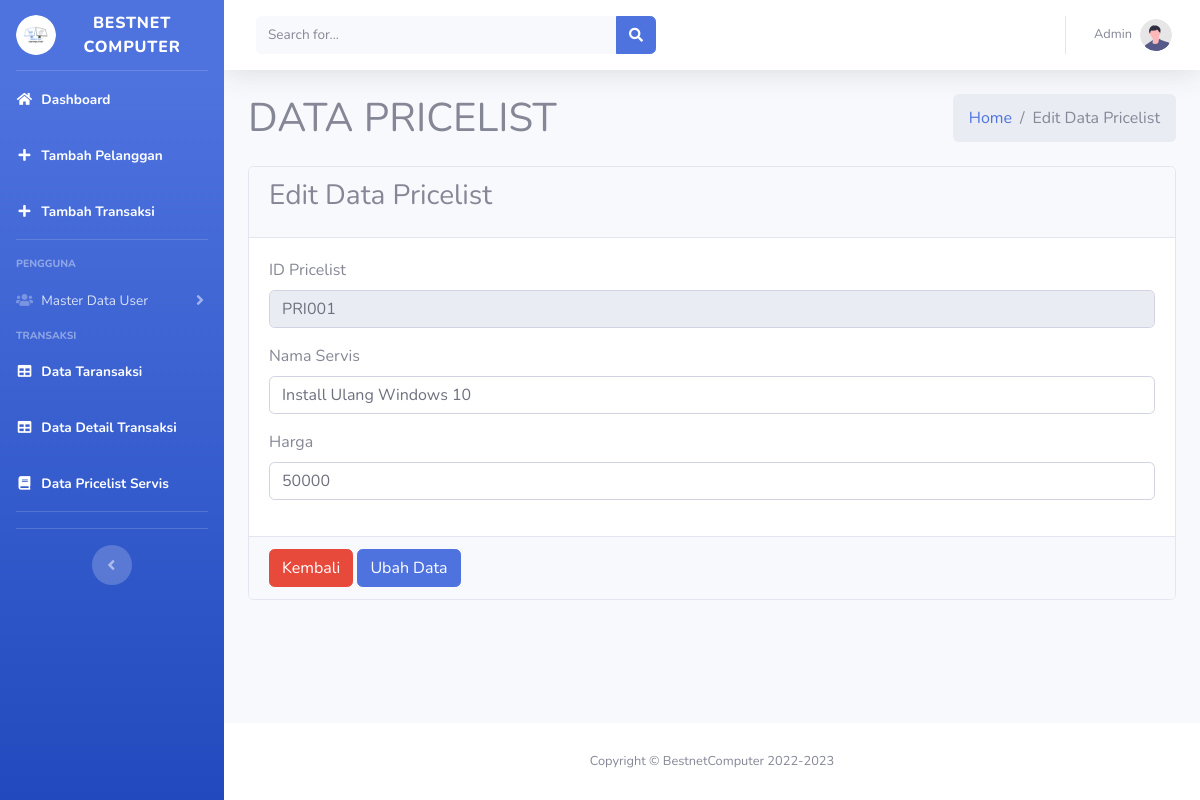
The page /pricelist/edit/PRI001 on the database as committed earlier.
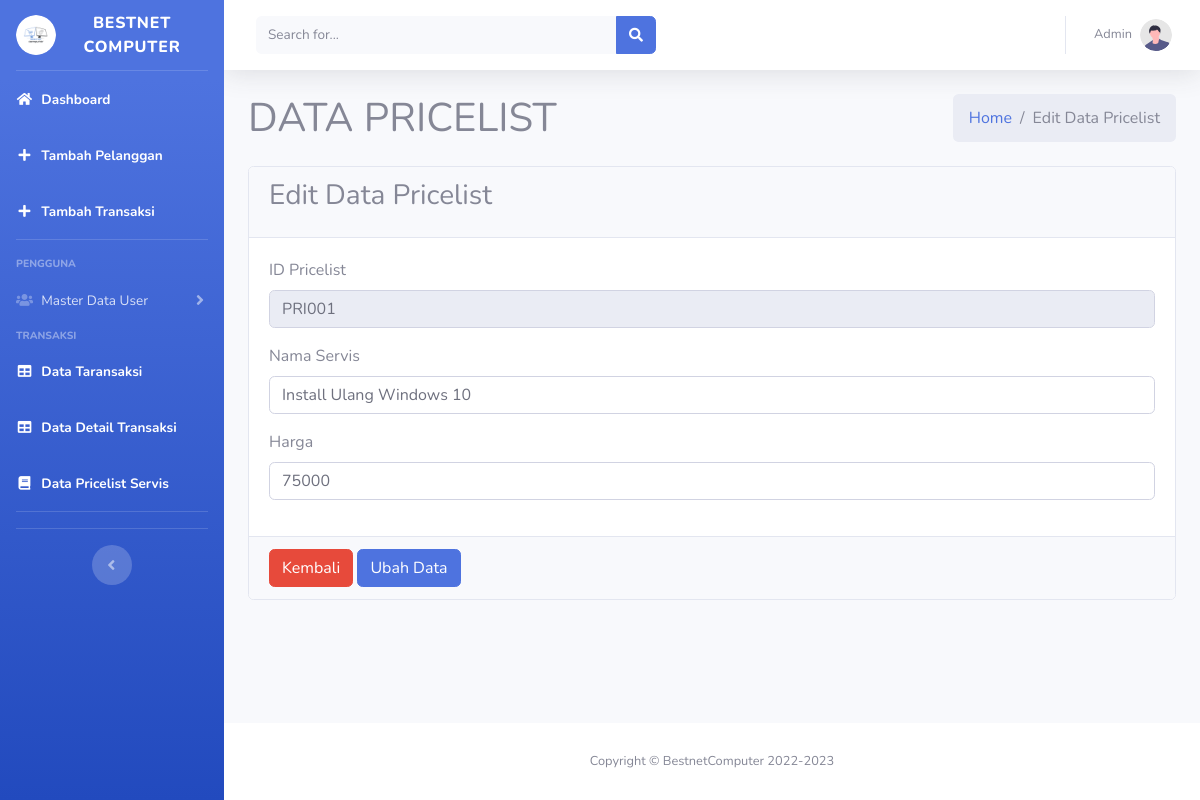
The same page on the database as committed later.
### tables this page shows
CREATE TABLE `tbl_pricelist` (
  `Id_Pricelist` varchar(11) NOT NULL,
  `Nama_Servis` varchar(50) DEFAULT NULL,
  `Harga` varchar(10) DEFAULT NULL,
  PRIMARY KEY (`Id_Pricelist`)
);

### application/models/MPricelist.php (called while the page is built, shortened)
<?php
class MPricelist extends CI_Model
{
	public function detailData($kb)
	{
		return $this->db->get_where('tbl_pricelist', ['Id_Pricelist' => $kb]);
	}
}

### application/controllers/Pricelist.php (called while the page is built, shortened)
<?php
class Pricelist extends CI_Controller
{
	public function edit($kb)
	{
		$data = [
			'judul' => 'DATA PRICELIST',
			'subjudul' => 'Edit Data Pricelist',
			'datapricelist' => $this->MPricelist->detailData($kb)->row()
		];
		$this->template->load('pages_admin/index', 'dt_pricelist/edit_pricelist', $data);
	}
}

### index.php (called while the page is built, shortened)
<?php
require_once BASEPATH.'core/CodeIgniter.php';

### application/libraries/Template.php (called while the page is built, shortened)
<?php
class Template {
    var $data_template = [];
    function set($name, $value){
        $this->data_template[$name] = $value;
    }
    function load($template = '', $fileview = '', $dataview= [], $return = FALSE)
    {
        $this->CI =& get_instance();
        $this->set('content', $this->CI->load->view($fileview, $dataview, TRUE));
        return $this->CI->load->view($template, $this->data_template, $return);
    }
}

### application/views/dt_pricelist/edit_pricelist.php (the view)
<?= form_open('pricelist/edit/' . $datapricelist->Id_Pricelist) ?>
<div class="card card-primary">
	<div class="card-header">
		<h3 class="card-title"><?= $subjudul ?></h3>
	</div>
	<div class="card-body">
		<div class="form-group">
			<label>ID Pricelist</label>
			<input type="text" class="form-control" name="id_pricelist" value="<?= $datapricelist->Id_Pricelist ?>" disabled>
		</div>
		<div class="form-group">
			<label>Nama Servis</label>
			<input type="text" class="form-control" name="nama_servis" value="<?= $datapricelist->Nama_Servis ?>">
		</div>
		<div class="form-group">
			<label>Harga</label>
			<input type="text" class="form-control" name="harga" value="<?= $datapricelist->Harga ?>">
		</div>
	</div>
	<div class="card-footer">
		<a href="<?= site_url('pricelist') ?>" class="btn btn-danger">Kembali</a>
		<input type="submit" class="btn btn-primary" name="ubah" value="Ubah Data">
	</div>
</div>
<?= form_close() ?>

Rows that differ between the two databases and show on the page:
changed tbl_pricelist "PRI001": harga "50000" → "75000"
